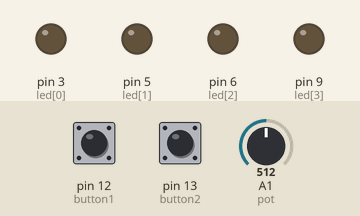
A sketch run on a simulated Arduino Uno, built with avr-gcc and run on an emulated ATmega328P. Parts: output pins drawn as LEDs (lit = HIGH). Inputs (shaded band) come from the test bench; at power-on: pin 12 (button1) HIGH, A1 (pot) = 512, pin 13 (button2) HIGH. What the sketch prints to the serial monitor is not drawn.

Above: at 1.2 s.
1.3 s: pin 12 (button1) pulled LOW for 1 s
At 3.4 s:
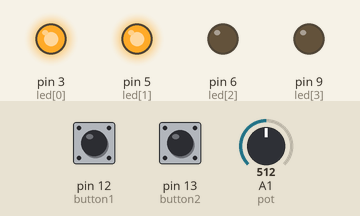
4.3 s: A1 (pot) set to 604
5.8 s: A1 (pot) set to 623
At 6.8 s:
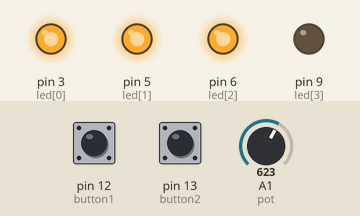
7.5 s: pin 13 (button2) pulled LOW for 1 s
At 7.74 s:
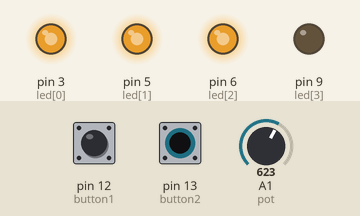
10.5 s: pin 12 (button1) pulled LOW for 1 s
At 10.78 s:
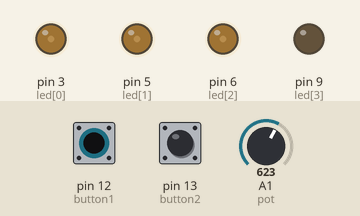
14.5 s: A1 (pot) set to 390
At 16.0 s:
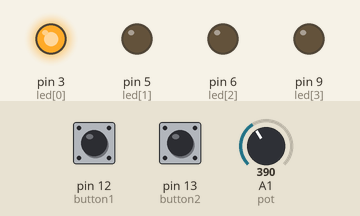
Timing chart, 0 to 17.1 s (numbered marks = the images above; inputs shaded):
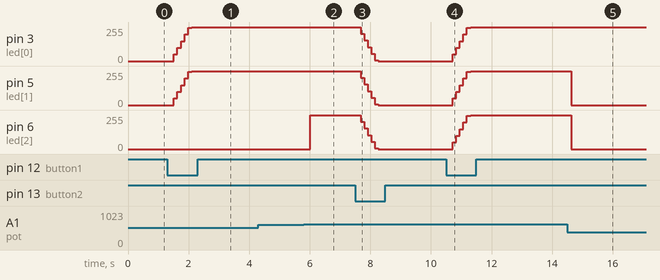

The sketch:

Mini_project_20150339.ino
```cpp
/* 미니 프로젝트1: 기계시스템공학과 20150339 김진민 */

int led[4] = {3, 5, 6, 9};       // PWM제어를 위해 led핀을 각각 3,5,6,9번 디지털 핀으로 설정

int button1 = 12;   // 버튼 2개의 핀을 각각 12,13번 디지털 핀으로 설정
int button2 = 13;

int pot = A1;       // 가변저항의 핀을 A1번 아날로그 핀으로 설정

int Bright = 0;
int fade = 50;
int potValue;
boolean bState1;
boolean bState2;

void setup() {

  Serial.begin(9600);

  for (int i = 0; i < 4; i++)
  {
    pinMode(led[i], OUTPUT);
  }

  pinMode(button1, INPUT_PULLUP);
  pinMode(button2, INPUT);

}


void loop() {

  int bState1 = digitalRead(button1);
  int bState2 = digitalRead(button2);
  delay(10);

  int potValue = analogRead(pot);
  potValue = map(potValue, 0, 1023, 0, 1000);
  Serial.print("가변저항상태:"); Serial.print(potValue);
  Serial.print(" 버튼1상태:"); Serial.print(bState1);
  Serial.print(" 버튼2상태:"); Serial.print(bState2);
  Serial.print(" 밝기상태:"); Serial.println(Bright);
  delay(100);

  if ( potValue <= 200)
  {
    for ( int q = 0 ; q < 4 ; q++)
    {
      analogWrite(led[q], 0);
    }
  }

  else if ( potValue <= 400)
  {
    if ( bState1 == LOW)
    {
      Bright = Bright + fade;
      if ( Bright >= 255)
      {
        Bright = 255;
      }

    }
    else if ( bState2 == LOW)
    {
      Bright = Bright - fade;
      if ( Bright <= 0)
      {
        Bright = 0;
      }

    }

    analogWrite(led[0], Bright);
    analogWrite(led[1], 0);
    analogWrite(led[2], 0);
    analogWrite(led[3], 0);

  }
  else if ( potValue <= 600)
  {
    if ( bState1 == LOW)
    {
      Bright = Bright + fade;
      if ( Bright >= 255)
      {
        Bright = 255;
      }

    }
    else if ( bState2 == LOW)
    {
      Bright = Bright - fade;
      if ( Bright <= 0)
      {
        Bright = 0;
      }

    }

    analogWrite(led[0], Bright);
    analogWrite(led[1], Bright);
    analogWrite(led[2], 0);
    analogWrite(led[3], 0);

  }
  else if ( potValue <= 800)
  {
    if ( bState1 == LOW)
    {
      Bright = Bright + fade;
      if ( Bright >= 255)
      {
        Bright = 255;
      }

    }
    else if ( bState2 == LOW)
    {
      Bright = Bright - fade;
      if ( Bright <= 0)
      {
        Bright = 0;
      }

    }

    analogWrite(led[0], Bright);
    analogWrite(led[1], Bright);
    analogWrite(led[2], Bright);
    analogWrite(led[3], 0);

  }
  else if ( potValue <= 1000)
  {
    if ( bState1 == LOW)
    {
      Bright = Bright + fade;
      if ( Bright >= 255)
      {
        Bright = 255;
      }

    }
    else if ( bState2 == LOW)
    {
      Bright = Bright - fade;
      if ( Bright <= 0)
      {
        Bright = 0;
      }

    }

    analogWrite(led[0], Bright);
    analogWrite(led[1], Bright);
    analogWrite(led[2], Bright);
    analogWrite(led[3], Bright);

  }


}
```

Measured:
- the behaviour switches between 614 and 615 on A1 (pot) (found by bisection; images 1 and 2)
- after the input at 1.3 s, pin 3 (led[0]), pin 5 (led[1]): moves from 0/255 to 255/255 over 0.59 s, starting after 0.21 s
- after the input at 4.3 s, every drawn part: stays the same
- after the input at 5.8 s, pin 6 (led[2]): 0/255 → 255/255 after 0.22 s
- after the input at 7.5 s, pin 3 (led[0]), pin 5 (led[1]), pin 6 (led[2]): moves from 255/255 to 0/255 over 0.59 s, starting after 0.18 s
- after the input at 10.5 s, pin 3 (led[0]), pin 5 (led[1]), pin 6 (led[2]): moves from 0/255 to 255/255 over 0.59 s, starting after 0.22 s
- after the input at 14.5 s, pin 5 (led[1]), pin 6 (led[2]): 255/255 → 0/255 after 0.13 s
